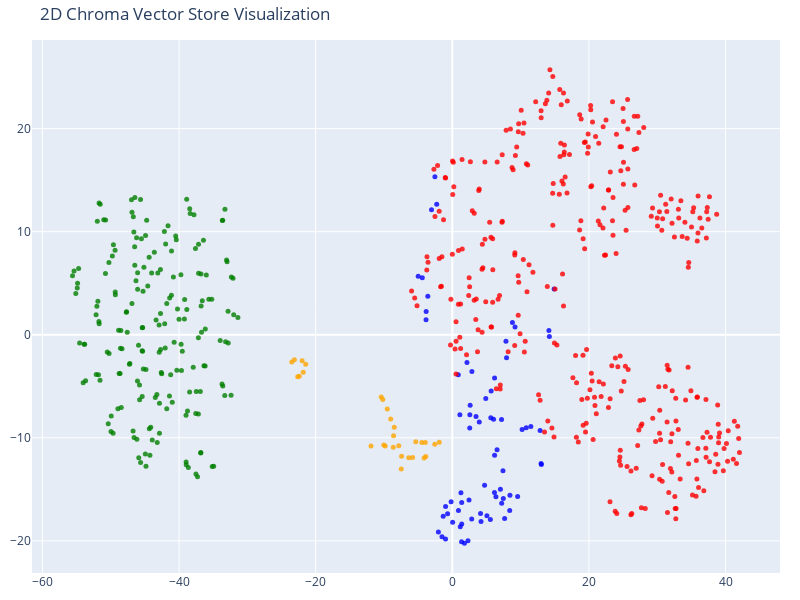

The cell this chart's notebook holds for it:
### Code cell
tsne = TSNE(n_components=2, random_state=42)
reduced_vectors = tsne.fit_transform(vectors)

# Create the 2D scatter plot
fig = go.Figure(data=[go.Scatter(
    x=reduced_vectors[:, 0],
    y=reduced_vectors[:, 1],
    mode='markers',
    marker=dict(size=5, color=colors, opacity=0.8),
    text=[f"Type: {t}<br>Text: {d[:100]}..." for t, d in zip(doc_types, documents)],
    hoverinfo='text'
)])

fig.update_layout(title='2D Chroma Vector Store Visualization',
    scene=dict(xaxis_title='x',yaxis_title='y'),
    width=800,
    height=600,
    margin=dict(r=20, b=10, l=10, t=40)
)

fig.show()

### Figure 1 — Plotly figure (JSON) as saved in the notebook; plotly's stock layout.template omitted (floating-point values rounded to 4 significant figures; data arrays with more than 128 entries replaced by an {"elided": "..."} marker saying what was removed)
{"data": [{"hoverinfo": "text", "marker": {"color": {"elided": "638 str values"}, "opacity": 0.8, "size": 5}, "mode": "markers", "text": {"elided": "638 str values"}, "type": "scatter", "x": {"elided": "638 float values"}, "y": {"elided": "638 float values"}}], "layout": {"height": 600, "margin": {"b": 10, "l": 10, "r": 20, "t": 40}, "scene": {"xaxis": {"title": {"text": "x"}}, "yaxis": {"title": {"text": "y"}}}, "title": {"text": "2D Chroma Vector Store Visualization"}, "width": 800}}
